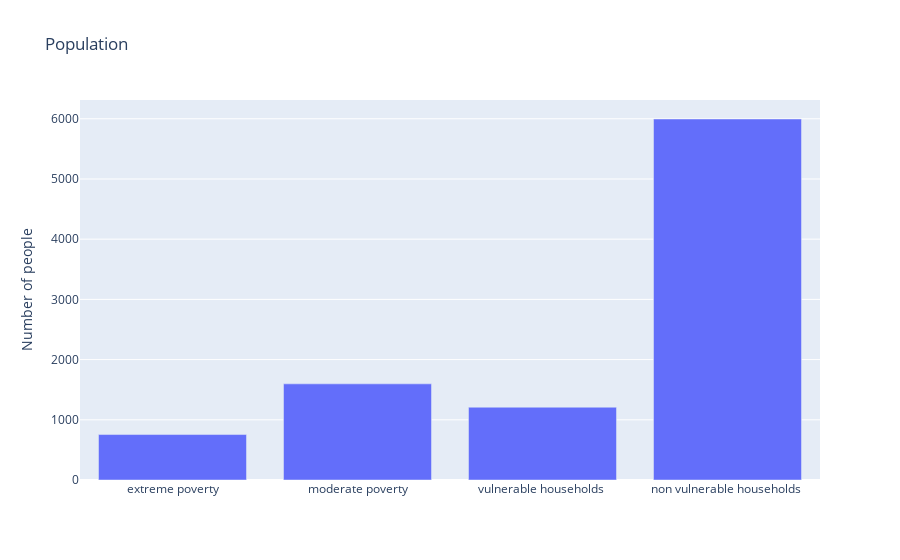

The cell this chart's notebook holds for it:
### Markdown cell above
## Check whether all members of the house have the same poverty level

### Code cell
Target=train.groupby('Target')['Id'].agg('count')
x1=['extreme poverty','moderate poverty','vulnerable households ','non vulnerable households ']
trace1=go.Bar(x=x1,y=Target)
layout=go.Layout(title="Population",yaxis=dict(title='Number of people'))
fig=go.Figure(data=[trace1],layout=layout)
py.iplot(fig)

### Figure 1 — Plotly figure (JSON) as saved in the notebook; plotly's stock layout.template omitted (floating-point values rounded to 4 significant figures)
{"data": [{"type": "bar", "x": ["extreme poverty", "moderate poverty", "vulnerable households ", "non vulnerable households "], "y": [755, 1597, 1209, 5996]}], "layout": {"title": {"text": "Population"}, "yaxis": {"title": {"text": "Number of people"}}}}
